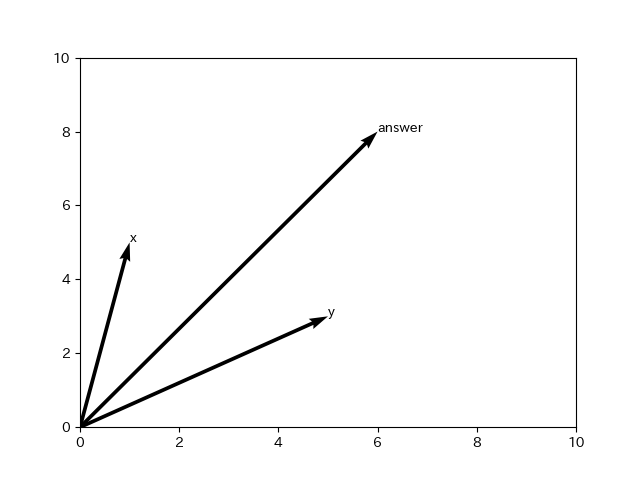

This chart was generated by the following Python code:
import imp
import math

import pandas as pd
import numpy as np
from matplotlib import pylab as plt

import japanize_matplotlib 
x=[1,5]
y=[5,3]
answer=[0,0]
for i in range(len(x)):
    answer[i]=x[i]+y[i]
fig, ax=plt.subplots()
plt.xlim([0,10])
plt.ylim([0,10])
ax.annotate('x',xy=(x[0],x[1]))
ax.annotate('y',xy=(y[0],y[1]))
ax.annotate('answer',xy=(answer[0],answer[1]))
ax.quiver(0,0,x[0],x[1],angles='xy',scale_units='xy',scale=1)
ax.quiver(0,0,y[0],y[1],angles='xy',scale_units='xy',scale=1)
ax.quiver(0,0,answer[0],answer[1],angles='xy',scale_units='xy',scale=1)
plt.savefig('vectorplus.png')
plt.show()